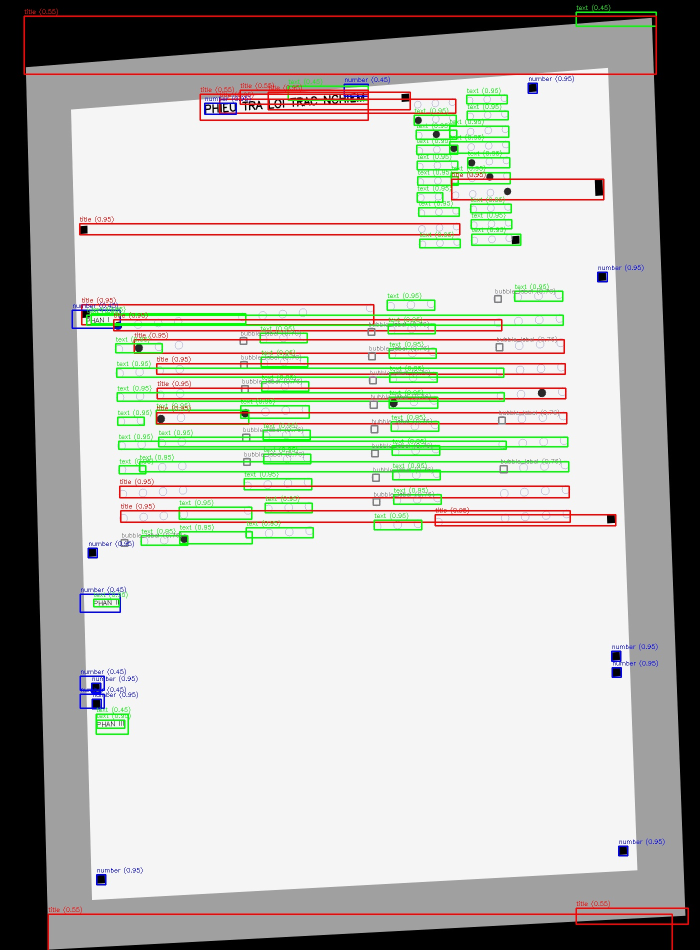
#> input picture python-omr/test_text_detection.jpg, 1400 x 1900 px (shown at 1/2 size)
$ python -i sheet_aligner.py   (imports and definitions only)
#> lines starting #> are read from the running program, lines starting #| are printed output that depends on the picture; after the words box and inside, x2 and y2 are one past the last pixel; in counts of white or black regions, pixels touching at a corner belong together
### python-omr/template_generator.py
"""
=============================================================================
TEMPLATE GENERATOR - Tạo ảnh template số chuẩn từ config
=============================================================================
Mục đích:
1. Tạo ảnh template reference pixel-perfect
2. Tạo marker patches để dùng cho template matching
3. Xuất marker map cho alignment

Ảnh template này là "ground truth" - bài làm thực tế sẽ được
warp về khớp với template này.
=============================================================================
"""

import cv2
import numpy as np
import os
import json
from typing import Dict, Tuple, List

from template_config import (
    STD_W, STD_H, TEMPLATE_MARKERS, MARKER_SIZE_PX,
    PART1_LAYOUT, PART2_LAYOUT, PART3_LAYOUT,
    SBD_LAYOUT, EXAM_CODE_LAYOUT,
    CORNER_MARKER_NAMES, MARKER_GROUPS
)


# [74 lines left out: functions generate_reference_template, generate_marker_patches, not called in this run]


def generate_composite_marker_patch() -> np.ndarray:
    """
    Tạo một patch marker đen tiêu biểu (dùng chung cho tất cả vị trí).
    """
    pad = 10
    size = MARKER_SIZE_PX + 2 * pad
    patch = np.ones((size, size), dtype=np.uint8) * 235
    half = MARKER_SIZE_PX // 2
    cx = size // 2
    cv2.rectangle(patch, (cx - half, cx - half), (cx + half, cx + half), 10, -1)
    return patch


# [249 lines left out: functions get_marker_pixel_positions, get_corner_pixel_positions, save_template_assets, _fill_rect, _draw_part1_bubbles, _draw_part2_bubbles and 6 more, not called in this run]


# [9 lines that do not run on import are left out]

### python-omr/sheet_aligner.py
"""
=============================================================================
SHEET ALIGNER - Căn chỉnh bài thi thực tế khớp với template chuẩn
=============================================================================
PIPELINE 3 BƯỚC:

  Bước 1: INITIAL ALIGNMENT (Coarse)
    - Phát hiện tất cả marker đen trong ảnh chụp
    - Match với 4 marker góc template → Perspective transform thô

  Bước 2: FINE ALIGNMENT (Refine)
    - Trên ảnh đã warp thô, tìm tất cả 22 marker bằng template matching
    - Match từng marker với vị trí kỳ vọng trên template
    - Tính lại homography chính xác từ tất cả marker matched

  Bước 3: LOCAL CORRECTION (Per-section)
    - Dùng các marker phân đoạn để hiệu chỉnh cục bộ từng phần
    - PHẦN I: 5 marker trên + 2 marker dưới → affine transform riêng
    - PHẦN III: 7 marker trên + 6 marker dưới → affine transform riêng

Kết quả: Ảnh phẳng khớp chính xác với template, sai số < 3-5px.
=============================================================================
"""

import cv2
import numpy as np
from typing import Dict, List, Tuple, Optional, Any
import os

from template_config import (
    STD_W, STD_H, TEMPLATE_MARKERS, MARKER_SIZE_PX,
    MARKER_SEARCH_RADIUS, DETECTION_PARAMS,
    CORNER_MARKER_NAMES, MARKER_GROUPS
)
from template_generator import generate_composite_marker_patch


class AlignmentResult:
    """Kết quả alignment."""
    def __init__(self):
        self.success = False
        self.method = "none"
        self.aligned_image = None
        self.transform_matrix = None

        # Marker detection
        self.raw_markers_count = 0
        self.matched_markers = {}       # name -> (x, y) in aligned image
        self.marker_offsets = {}         # name -> (dx, dy) offset from expected
        self.avg_offset = (0.0, 0.0)
        self.max_offset = 0.0

        # Quality metrics
        self.alignment_score = 0.0      # 0-100
        self.markers_used = 0


def preprocess_gray(image: np.ndarray) -> np.ndarray:
    """Chuyển sang grayscale và cải thiện contrast."""
    if len(image.shape) == 3:
        gray = cv2.cvtColor(image, cv2.COLOR_BGR2GRAY)
    else:
        gray = image.copy()
    clahe = cv2.createCLAHE(clipLimit=2.0, tileGridSize=(8, 8))
    return clahe.apply(gray)


def detect_all_dark_squares(gray: np.ndarray) -> List[Dict]:
    """
    Phát hiện TẤT CẢ hình vuông đen trong ảnh.
    Dùng nhiều threshold levels để đảm bảo tìm được marker.
    """
    params = DETECTION_PARAMS
    h, w = gray.shape[:2]
    scale = (w * h) / (STD_W * STD_H)

    min_area = max(params["marker_min_area"], int(params["marker_min_area"] * scale * 0.5))
    max_area = max(params["marker_max_area"], int(params["marker_max_area"] * scale * 2))

    all_markers = []
    seen_positions = set()

    # Thử nhiều threshold levels
    blurred = cv2.GaussianBlur(gray, (5, 5), 0)

    # Otsu
    otsu_val, _ = cv2.threshold(blurred, 0, 255, cv2.THRESH_BINARY + cv2.THRESH_OTSU)

    thresholds = [
        int(otsu_val * 0.80), int(otsu_val * 0.90),
        int(otsu_val * 1.00), int(otsu_val * 1.10),
        80, 100, 120, 140, 160,
    ]
    thresholds = sorted(set(max(40, min(200, t)) for t in thresholds))

    for thresh in thresholds:
        _, binary = cv2.threshold(blurred, thresh, 255, cv2.THRESH_BINARY_INV)

        # Morphology
        kernel = cv2.getStructuringElement(cv2.MORPH_RECT, (3, 3))
        binary = cv2.morphologyEx(binary, cv2.MORPH_CLOSE, kernel)

        contours, _ = cv2.findContours(binary, cv2.RETR_LIST, cv2.CHAIN_APPROX_SIMPLE)

        for cnt in contours:
            area = cv2.contourArea(cnt)
            if area < min_area or area > max_area:
                continue

            x, y, bw, bh = cv2.boundingRect(cnt)
            if bw < params["marker_min_side"] or bh < params["marker_min_side"]:
                continue

            aspect = bw / max(1, bh)
            if aspect < params["marker_min_aspect"] or aspect > params["marker_max_aspect"]:
                continue

            fill = area / max(1, bw * bh)
            if fill < params["marker_min_fill"]:
                continue

            # Kiểm tra nội dung tối
            mask = np.zeros_like(gray)
            cv2.drawContours(mask, [cnt], -1, 255, -1)
            mean_val = cv2.mean(gray, mask=mask)[0]
            if mean_val > params["marker_max_brightness"]:
                continue

            cx = x + bw / 2
            cy = y + bh / 2

            # Dedup: bỏ qua marker quá gần marker đã có
            pos_key = (round(cx / 10), round(cy / 10))
            if pos_key in seen_positions:
                continue
            seen_positions.add(pos_key)

            all_markers.append({
                "cx": cx, "cy": cy,
                "area": area, "w": bw, "h": bh,
                "mean": mean_val,
                "thresh": thresh,
            })

    return all_markers


def match_markers_to_template(
    markers: List[Dict],
    img_w: int, img_h: int,
    tolerance_frac: float = 0.12
) -> Dict[str, Tuple[float, float]]:
    """
    Match các marker detected với vị trí kỳ vọng trên template.
    Đây là matching trước khi perspective transform (ảnh chưa flatten).

    Sử dụng thuật toán:
    1. Với mỗi marker template, tìm marker detected gần nhất (theo tỷ lệ)
    2. Kiểm tra khoảng cách < tolerance
    """
    matched = {}
    tolerance_px_x = tolerance_frac * img_w
    tolerance_px_y = tolerance_frac * img_h

    for name, (fx, fy) in TEMPLATE_MARKERS.items():
        expected_x = fx * img_w
        expected_y = fy * img_h

        best_dist = float('inf')
        best_marker = None

        for m in markers:
            dx = abs(m["cx"] - expected_x)
            dy = abs(m["cy"] - expected_y)
            if dx > tolerance_px_x or dy > tolerance_px_y:
                continue
            dist = np.sqrt(dx**2 + dy**2)
            if dist < best_dist:
                best_dist = dist
                best_marker = m

        if best_marker is not None:
            matched[name] = (best_marker["cx"], best_marker["cy"])

    return matched


def find_best_4_corners(
    matched: Dict[str, Tuple[float, float]],
    markers: List[Dict],
    img_w: int, img_h: int
) -> Optional[Dict[str, Tuple[float, float]]]:
    """
    Tìm 4 marker góc tốt nhất cho perspective transform ban đầu.
    Ưu tiên CORNER_MARKER_NAMES, nhưng có thể dùng marker khác nếu thiếu.
    """
    corners_names = CORNER_MARKER_NAMES  # TL, TR, BR, BL

    # Thử dùng chính xác 4 marker góc
    if all(name in matched for name in corners_names):
        return {
            "TL": matched[corners_names[0]],
            "TR": matched[corners_names[1]],
            "BR": matched[corners_names[2]],
            "BL": matched[corners_names[3]],
        }

    # Fallback: tìm marker gần 4 góc nhất
    corner_targets = {
        "TL": (0, 0),
        "TR": (img_w, 0),
        "BR": (img_w, img_h),
        "BL": (0, img_h),
    }

    result = {}
    used = set()

    for corner_name, (tx, ty) in corner_targets.items():
        best_dist = float('inf')
        best = None

        # Kiểm tra trong matched markers
        for name, (mx, my) in matched.items():
            if name in used:
                continue
            d = np.sqrt((mx - tx)**2 + (my - ty)**2)
            if d < best_dist:
                best_dist = d
                best = (name, mx, my)

        # Cũng kiểm tra raw markers
        for m in markers:
            key = f"raw_{m['cx']:.0f}_{m['cy']:.0f}"
            if key in used:
                continue
            d = np.sqrt((m["cx"] - tx)**2 + (m["cy"] - ty)**2)
            if d < best_dist:
                best_dist = d
                best = (key, m["cx"], m["cy"])

        if best and best_dist < np.sqrt(img_w**2 + img_h**2) * 0.35:
            result[corner_name] = (best[1], best[2])
            used.add(best[0])

    if len(result) == 4:
        return result
    return None


def perspective_transform(
    image: np.ndarray,
    corners: Dict[str, Tuple[float, float]],
    dst_w: int = STD_W,
    dst_h: int = STD_H
) -> Tuple[np.ndarray, np.ndarray]:
    """
    Perspective warp từ 4 góc nguồn → ảnh phẳng chuẩn.
    Returns: (warped_image, transform_matrix)
    """
    src = np.array([
        corners["TL"], corners["TR"],
        corners["BR"], corners["BL"]
    ], dtype=np.float32)

    # Đích: vị trí các marker góc trên template chuẩn
    corner_px = {
        name: (TEMPLATE_MARKERS[name][0] * dst_w, TEMPLATE_MARKERS[name][1] * dst_h)
        for name in CORNER_MARKER_NAMES
    }

    dst = np.array([
        corner_px[CORNER_MARKER_NAMES[0]],  # TL
        corner_px[CORNER_MARKER_NAMES[1]],  # TR
        corner_px[CORNER_MARKER_NAMES[2]],  # BR
        corner_px[CORNER_MARKER_NAMES[3]],  # BL
    ], dtype=np.float32)

    M = cv2.getPerspectiveTransform(src, dst)
    warped = cv2.warpPerspective(
        image, M, (dst_w, dst_h),
        flags=cv2.INTER_CUBIC,
        borderMode=cv2.BORDER_REPLICATE
    )
    return warped, M


def refine_with_template_matching(
    warped_gray: np.ndarray,
    marker_patch: np.ndarray = None
) -> Dict[str, Tuple[float, float]]:
    """
    Bước 2: Dùng template matching để tìm chính xác vị trí marker
    trên ảnh đã warp thô.
    """
    if marker_patch is None:
        marker_patch = generate_composite_marker_patch()

    h, w = warped_gray.shape[:2]
    found = {}

    # Template match tại mỗi vị trí kỳ vọng
    search_r = MARKER_SEARCH_RADIUS
    ph, pw = marker_patch.shape[:2]

    for name, (fx, fy) in TEMPLATE_MARKERS.items():
        ex = int(fx * w)
        ey = int(fy * h)

        # Crop vùng tìm kiếm
        x1 = max(0, ex - search_r - pw // 2)
        y1 = max(0, ey - search_r - ph // 2)
        x2 = min(w, ex + search_r + pw // 2)
        y2 = min(h, ey + search_r + ph // 2)

        if x2 - x1 < pw or y2 - y1 < ph:
            continue

        region = warped_gray[y1:y2, x1:x2]
        result = cv2.matchTemplate(region, marker_patch, cv2.TM_CCOEFF_NORMED)

        _, max_val, _, max_loc = cv2.minMaxLoc(result)

        if max_val > DETECTION_PARAMS["match_threshold"]:
            # Vị trí tâm marker
            mx = x1 + max_loc[0] + pw // 2
            my = y1 + max_loc[1] + ph // 2
            found[name] = (float(mx), float(my))

    return found


# [28 lines left out: function compute_refined_homography, not called in this run]


def compute_marker_offsets(
    matched: Dict[str, Tuple[float, float]]
) -> Dict[str, Tuple[float, float]]:
    """Tính offset giữa vị trí thực tế và kỳ vọng."""
    offsets = {}
    for name, (mx, my) in matched.items():
        ex = TEMPLATE_MARKERS[name][0] * STD_W
        ey = TEMPLATE_MARKERS[name][1] * STD_H
        offsets[name] = (mx - ex, my - ey)
    return offsets


# ===========================================================================
# MAIN PIPELINE
# ===========================================================================

def align_exam_sheet(
    image: np.ndarray,
    debug: bool = False
) -> AlignmentResult:
    """
    Pipeline đầy đủ 3 bước: Coarse → Fine → Aligned.

    Args:
        image: Ảnh chụp bài thi (BGR)
        debug: In thông tin debug

    Returns:
        AlignmentResult
    """
    result = AlignmentResult()
    h_img, w_img = image.shape[:2]

    if debug:
        print(f"[ALIGN] Input: {w_img}x{h_img}")

    # ── Bước 0: Resize nếu quá lớn ──
    max_dim = 2400
    scale = 1.0
    work = image.copy()
    if max(h_img, w_img) > max_dim:
        scale = max_dim / max(h_img, w_img)
        work = cv2.resize(image, None, fx=scale, fy=scale, interpolation=cv2.INTER_AREA)

    gray = preprocess_gray(work)
    wh, ww = gray.shape[:2]

    # ── Bước 1: COARSE - Phát hiện marker + 4 góc ──
    if debug:
        print("[ALIGN] Bước 1: Phát hiện marker đen...")

    raw_markers = detect_all_dark_squares(gray)
    result.raw_markers_count = len(raw_markers)

    if debug:
        print(f"  Tìm thấy {len(raw_markers)} dark squares")

    # Match với template
    initial_match = match_markers_to_template(raw_markers, ww, wh, tolerance_frac=0.15)

    if debug:
        print(f"  Matched {len(initial_match)} markers với template")

    # Tìm 4 góc
    corners = find_best_4_corners(initial_match, raw_markers, ww, wh)

    if corners is None:
        if debug:
            print("  ✗ Không tìm được 4 marker góc → fallback resize")
        result.method = "resize_fallback"
        result.aligned_image = cv2.resize(image, (STD_W, STD_H), interpolation=cv2.INTER_CUBIC)
        result.success = True
        result.alignment_score = 20.0
        return result

    # Scale corners về ảnh gốc
    corners_orig = {k: (v[0] / scale, v[1] / scale) for k, v in corners.items()}

    if debug:
        print(f"  4 góc: {corners_orig}")

    # Perspective transform thô
    warped, M_coarse = perspective_transform(image, corners_orig)

    # ── Bước 2: FINE - Template matching trên ảnh đã warp ──
    if debug:
        print("[ALIGN] Bước 2: Template matching (tinh chỉnh)...")

    warped_gray = preprocess_gray(warped)
    marker_patch = generate_composite_marker_patch()

    fine_matched = refine_with_template_matching(warped_gray, marker_patch)

    if debug:
        print(f"  Template match: {len(fine_matched)}/{len(TEMPLATE_MARKERS)} markers")

    result.matched_markers = fine_matched
    result.markers_used = len(fine_matched)

    # ── Bước 3: Tính lại homography tinh chỉnh nếu có đủ marker ──
    if len(fine_matched) >= 6:
        if debug:
            print("[ALIGN] Bước 3: Refined homography...")

        M_refine = compute_refined_homography(fine_matched)

        if M_refine is not None:
            # Warp lại từ ảnh đã coarse-warp
            refined = cv2.warpPerspective(
                warped, M_refine, (STD_W, STD_H),
                flags=cv2.INTER_CUBIC,
                borderMode=cv2.BORDER_REPLICATE
            )

            # Kiểm tra chất lượng refined vs coarse
            # So sánh bằng cách template match lại
            refined_gray = preprocess_gray(refined)
            check_matched = refine_with_template_matching(refined_gray, marker_patch)

            if len(check_matched) >= len(fine_matched) * 0.8:
                result.aligned_image = refined
                result.method = "marker_refined"
                result.transform_matrix = M_refine

                # Update matched markers
                result.matched_markers = check_matched

                if debug:
                    print(f"  Refined: {len(check_matched)} markers matched")
            else:
                # Refined kém hơn → dùng coarse
                result.aligned_image = warped
                result.method = "marker_coarse"
                result.transform_matrix = M_coarse

                if debug:
                    print("  Refined kém hơn, dùng coarse")
        else:
            result.aligned_image = warped
            result.method = "marker_coarse"
            result.transform_matrix = M_coarse
    else:
        result.aligned_image = warped
        result.method = "marker_coarse"
        result.transform_matrix = M_coarse

    # ── Tính offsets và quality score ──
    offsets = compute_marker_offsets(result.matched_markers)
    result.marker_offsets = offsets

    if offsets:
        dx_list = [abs(o[0]) for o in offsets.values()]
        dy_list = [abs(o[1]) for o in offsets.values()]
        result.avg_offset = (float(np.mean(dx_list)), float(np.mean(dy_list)))
        result.max_offset = float(max(max(dx_list), max(dy_list)))

        # Score: 100 nếu offset=0, giảm dần
        match_ratio = len(result.matched_markers) / len(TEMPLATE_MARKERS)
        offset_score = max(0, 100 - result.max_offset * 2)
        result.alignment_score = round(match_ratio * 60 + offset_score * 0.4, 1)

    result.success = True

    if debug:
        print(f"[ALIGN] ✓ Done: method={result.method}, "
              f"markers={result.markers_used}, "
              f"score={result.alignment_score}, "
              f"max_offset={result.max_offset:.1f}px")

    return result


# [19 lines left out: functions align_from_bytes, align_from_file, not called in this run]

>>> import cv2
>>> picture = cv2.imread('test_text_detection.jpg')
#> picture is the input picture: shape (1900, 1400, 3); mean B, G, R 177.5, 183.2, 182.9
>>> result = align_exam_sheet(picture)
#> in preprocess_gray, `gray = cv2.cvtColor(image, cv2.COLOR_BGR2GRAY)`:
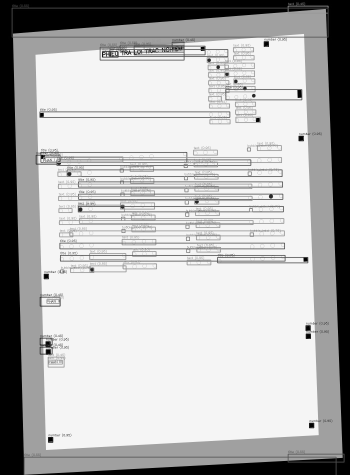
#> gray: shape (1900, 1400) (shown at 1/4 size); min 0, max 255, mean 182.4
#> in detect_all_dark_squares, `otsu_val, _ = cv2.threshold(blurred, 0, 255, cv2.THRESH_BINARY + cv2.T..`: otsu_val = 117
#> in detect_all_dark_squares, `thresholds = [ int(otsu_val * 0.80), int(otsu_val * 0.90), int(otsu_va..`: thresholds = [93, 105, 117, 128, 80, 100, 120, 140, 160]
#> in detect_all_dark_squares, `thresholds = sorted(set(max(40, min(200, t)) for t in thresholds))`: thresholds = [80, 93, 100, 105, 117, 120, 128, 140, 160]
#> the loop in detect_all_dark_squares, `for thresh in thresholds:` made 9 passes
#> thresh on passes 1 to 8: 80, 93, 100, 105, 117, 120, 128, 140
#> pass 1, in detect_all_dark_squares, `_, binary = cv2.threshold(blurred, thresh, 255, cv2.THRESH_BINARY_INV)`:
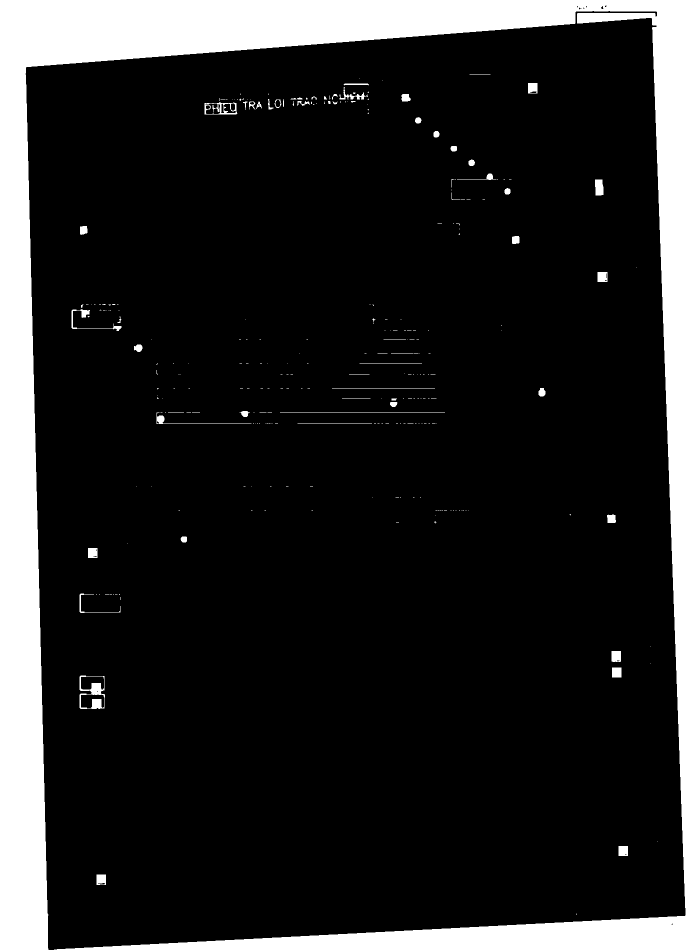
#> binary: shape (1900, 1400) (shown at 1/2 size); 15.7% white; 274 white regions (212 under 20 px), largest, box (x1, y1, x2, y2) and area: (0, 0, 1400, 1900) 406255, (159, 1351, 210, 1418) 1344, (409, 204, 475, 229) 652
#> pass 2, in detect_all_dark_squares, `_, binary = cv2.threshold(blurred, thresh, 255, cv2.THRESH_BINARY_INV)`:
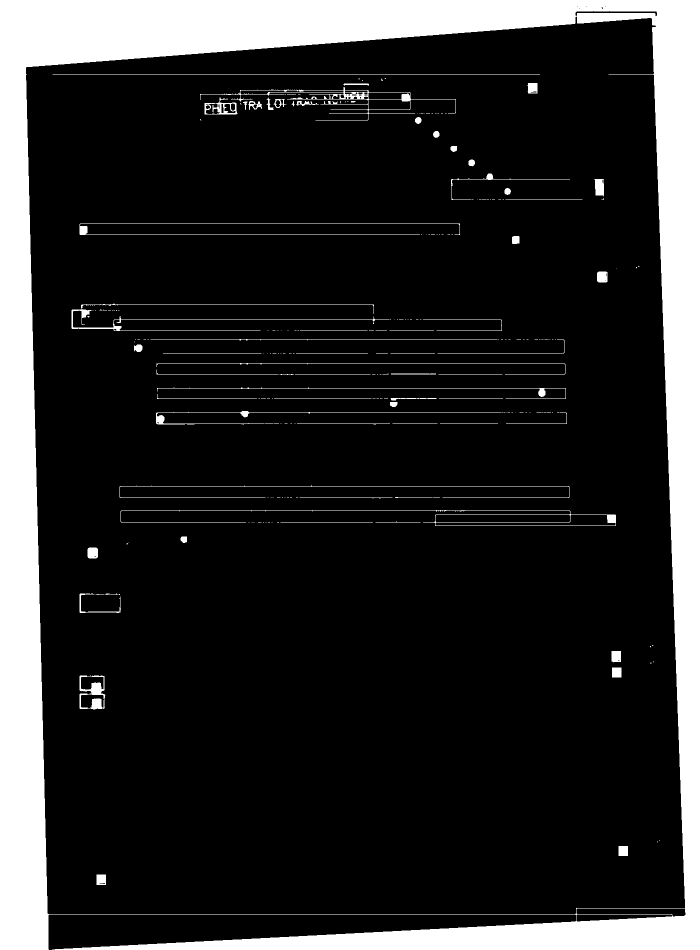
#> binary: shape (1900, 1400) (shown at 1/2 size); 16.5% white; 229 white regions (161 under 20 px), largest, box (x1, y1, x2, y2) and area: (0, 0, 1400, 1900) 409265, (400, 174, 912, 241) 2949, (241, 1020, 1232, 1052) 2564
#> (the rest of the program and of its run is left out)
